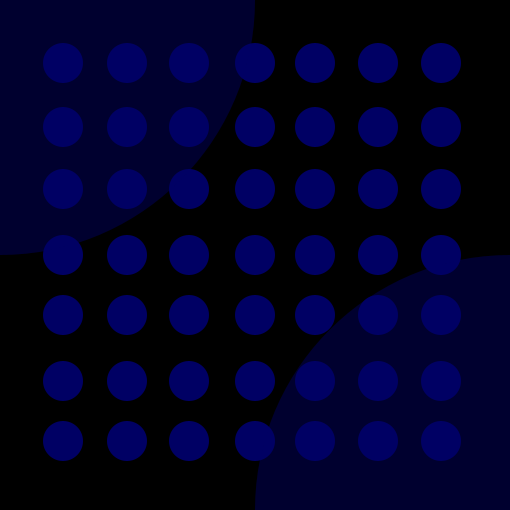
Frame 1 (no input)
Frame 60 (the mouse pressed at the canvas centre just before this capture): identical to frame 1, image omitted
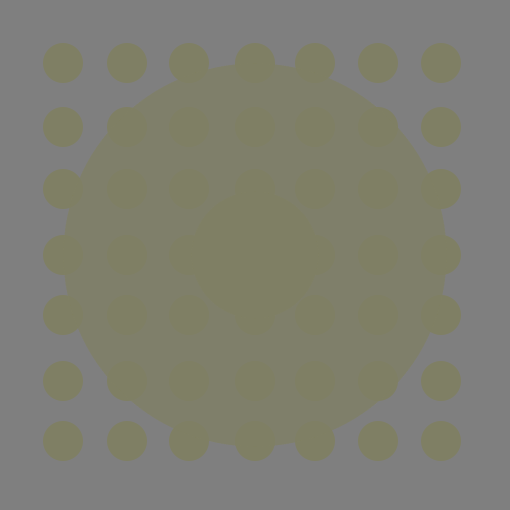
Frame 120 (the mouse held since frame 60 and released just before this capture)

The Processing sketch that drew these frames (run headless with seeded random() and noise(); from frame 60 on, the mouse is pressed at the canvas centre):

// Processing sketch: processing_41085
// ── processing_41085.pde

void setup () {
  
  size(510,510);
  noStroke ();
  smooth ();

}

void draw () {

   background(mouseX/2);
   int alfa=height/2;
  int b=height/4;
  int c=height/8;
  int w=40;
  fill (mouseX/2,mouseY/2,100);
  

               ////////////////////

  int a=height/2;
  ellipse(a,alfa,w,w);
  ellipse(a,b,w,w);
  ellipse(a,c,w,w);
  ellipse(a,b*3,w,w);
  ellipse(a,c*3,w,w);
  ellipse(a,c*5,w,w);
  ellipse(a,c*7,w,w);
  
  a=height/4;
  ellipse(a,alfa,w,w);
  ellipse(a,b,w,w);
  ellipse(a,c,w,w);
  ellipse(a,b*3,w,w);
  ellipse(a,c*3,w,w);
  ellipse(a,c*5,w,w);
  ellipse(a,c*7,w,w);
  
  a=height/8;
  ellipse(a,alfa,w,w);
  ellipse(a,b,w,w);
  ellipse(a,c,w,w);
  ellipse(a,b*3,w,w);
  ellipse(a,c*3,w,w);
  ellipse(a,c*5,w,w);
  ellipse(a,c*7,w,w);
  
 a=height/8*3;
  ellipse(a,alfa,w,w);
  ellipse(a,b,w,w);
  ellipse(a,c,w,w);
  ellipse(a,b*3,w,w);
  ellipse(a,c*3,w,w);
  ellipse(a,c*5,w,w);
  ellipse(a,c*7,w,w);
  
   a=height/8*5;
  ellipse(a,alfa,w,w);
  ellipse(a,b,w,w);
  ellipse(a,c,w,w);
  ellipse(a,b*3,w,w);
  ellipse(a,c*3,w,w);
  ellipse(a,c*5,w,w);
  ellipse(a,c*7,w,w);
  
 a=height/8*6;
  ellipse(a,alfa,w,w);
  ellipse(a,b,w,w);
  ellipse(a,c,w,w);
  ellipse(a,b*3,w,w);
  ellipse(a,c*3,w,w);
  ellipse(a,c*5,w,w);
  ellipse(a,c*7,w,w);
  
   a=height/8*7;
  ellipse(a,alfa,w,w);
  ellipse(a,b,w,w);
  ellipse(a,c,w,w);
  ellipse(a,b*3,w,w);
  ellipse(a,c*3,w,w);
  ellipse(a,c*5,w,w);
  ellipse(a,c*7,w,w);
  
                        //////////
                        
  fill (mouseX/2,mouseY/2,100,70);
  ellipse(mouseX,mouseY,mouseX/2,mouseY/2);
  ellipse(mouseY,mouseX,mouseY/2,mouseX/2);
  ellipse(width-mouseX,height-mouseY,mouseX/2,mouseY/2);
  ellipse(height-mouseY,width-mouseX,mouseY/2,mouseX/2);
 ellipse(width-mouseX,height-mouseY,width-mouseX/2,height-mouseY/2);
 ellipse(height-mouseY,width-mouseX,height-mouseY/2,width-mouseX/2);
 ellipse(mouseX,mouseY,width-mouseX/2,height-mouseY/2);
 ellipse(mouseY,mouseX,height-mouseY/2,width-mouseX/2);
  
}
